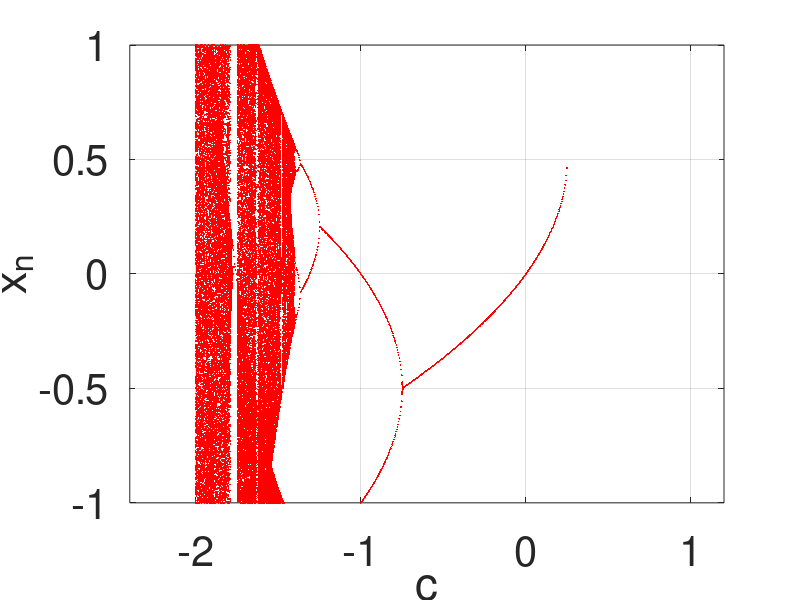

Source code (MATLAB):
%% Bif Diag. Real Case

clear all;
close all;
clc;
Niterates   = 700;
Nc     = 1000;
Ntransients = 500;
%  ---------  Initial Conditions  ---------
c_min = -2.4;
c_max = 1.2;
xmin       = -1.0;
xmax       = 1.0;
for k=1:Nc
  c = c_min + (c_max-c_min)*(k-1)/(Nc-1);
  %  ---------  Transients  ---------
  x0 = 0.1237;
  for i=1:Ntransients
    x1 = x0.^2 + c;
    x0 = x1;
  end;
  
  %  ---------  Iterate  ---------
  for j=1:Niterates
    x1     = x0.^2 + c;
    x0     = x1;
    t(j,k) = c;
    v(j,k) = x1;
  end;
end;
plot(t,v,'r.','Markersize',4);
xlabel('{c}');
ylabel('{x_n}');
set(gca,'FontSize',30);
grid on;
axis([c_min c_max xmin xmax]);